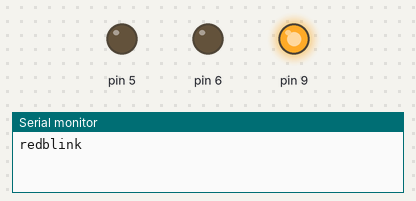
A sketch run on a simulated Arduino Uno, built with avr-gcc and run on an emulated ATmega328P. On the bench: output pins drawn as LEDs (lit = HIGH), the last lines printed to the serial monitor.

Above: at 0.2 s.
At 1.2 s:
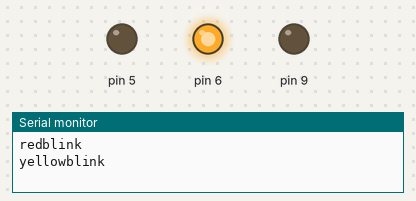
At 2.2 s:
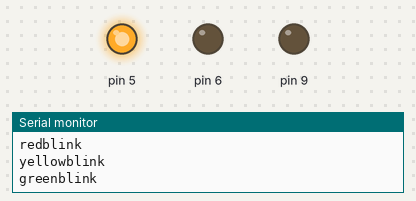
At 5.7 s:
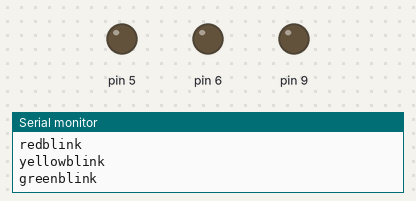
Timing chart, 0 to 6.9 s (numbered marks = the images above):
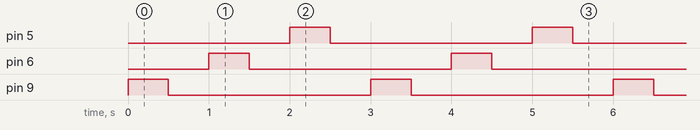

Measured:
- by itself, pin 5, pin 6, pin 9: alternates HIGH for 0.50 s and LOW for 2.5 s
- by itself, everything shown: repeats every 3.0 s, in 6 steps

The sketch:

second_sub_routine.ino
```cpp
void setup() {


pinMode(9,OUTPUT);
pinMode(6,OUTPUT);
pinMode(5,OUTPUT);
Serial.begin(9600);
}

void loop() {
red();
yellow();
green();


}


void red() {
Serial.println("redblink");
digitalWrite(9,HIGH);
delay(500);
digitalWrite(9,LOW);
delay(500);


}


void yellow() {
Serial.println("yellowblink");
digitalWrite(6,HIGH);
delay(500);
digitalWrite(6,LOW);
delay(500);


}


void green() {
Serial.println("greenblink");
digitalWrite(5,HIGH);
delay(500);
digitalWrite(5,LOW);
delay(500);


}
```
